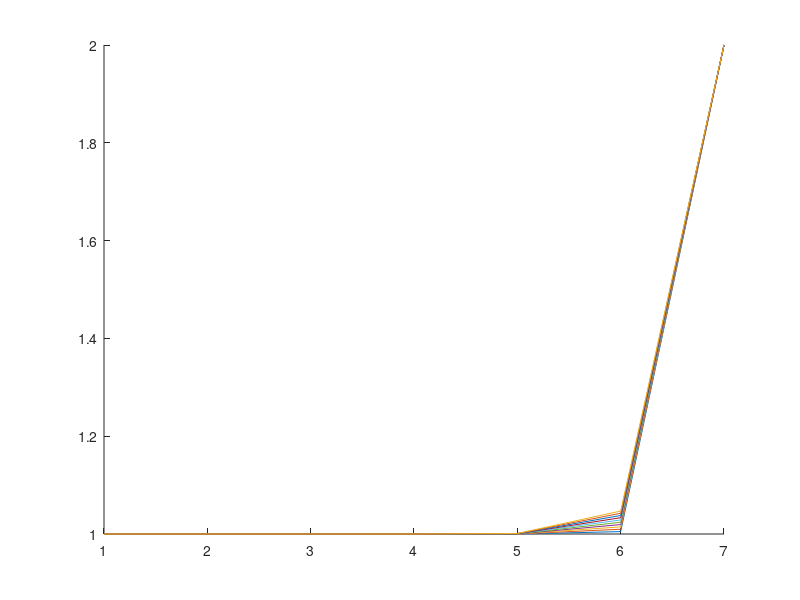
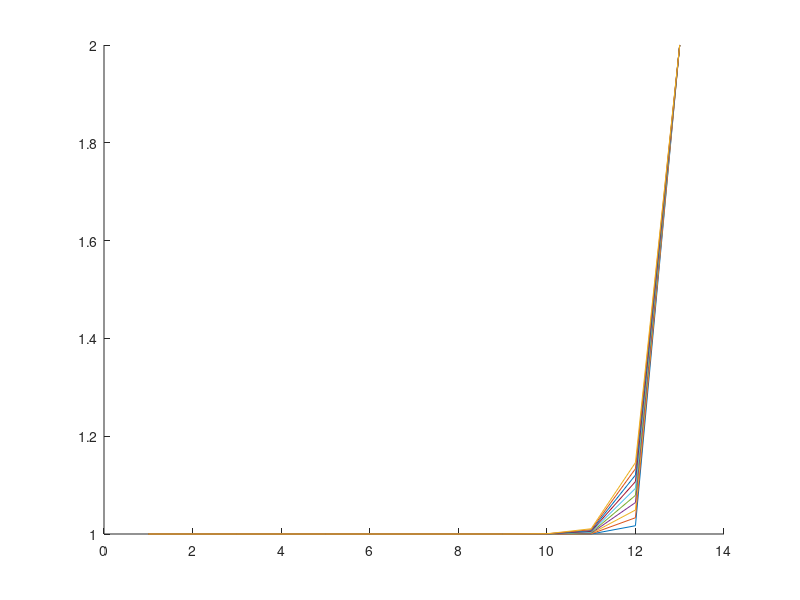
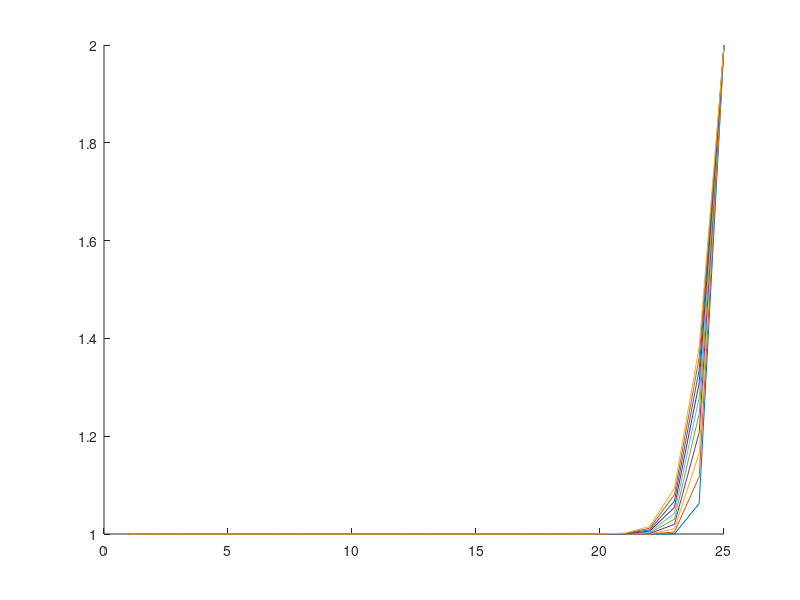
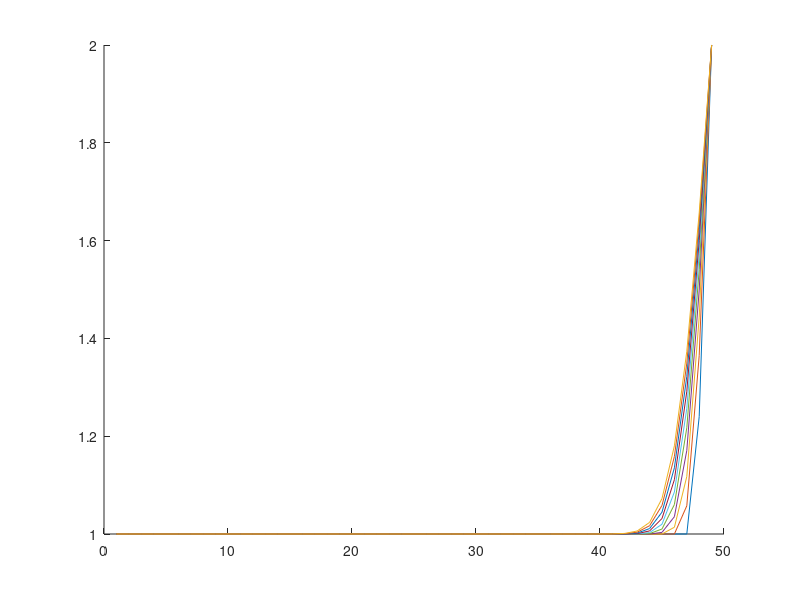

These figures' MATLAB source, in order:
%%
clear all; clc;close all 
L=1;
 t=1;
 alpha=.01;
 n=[6,12,24,48];  % number of spatial segments
 nt=10; % number of timestepsuetl0 = zeros(1,4);
 ten = zeros(1,4);
 five = zeros(1,4);
 for k = 1:length(n)
 dx=L/(n(k)+1);
 dt=.01;
 c=alpha*dt/dx^2;
 u0=1*ones(n(k)+1,1);  %initial condition
 u0(1) = 1;  % BC1
 u0(n(k)+1) = 2; %BC2
 u1(1)=u0(1);
 u1(n(k)+1)=u0(n(k)+1);
 figure(k); hold on;

 for j=1:nt
    for i=2:n(k)
        u1(i)=u0(i)+c*(u0(i+1)-2*u0(i)+u0(i-1));
    end
    plot(u1) 
    u0=u1;
    if j==5
        five(k)=u1(n(k))
    end
    if j==10
        ten(k)=u1(n(k))
    end
 end
 hold off
 end
 n1=(1./n)
figure(5)
hold on
loglog(n1,five)
loglog(n1,ten)